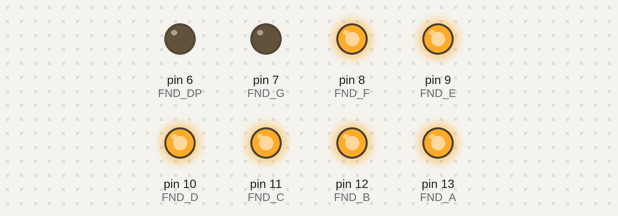
A sketch run on a simulated Arduino Uno, built with avr-gcc and run on an emulated ATmega328P. Shown: output pins drawn as LEDs (lit = HIGH).

Above: at 0.2 s.
At 1.7 s:
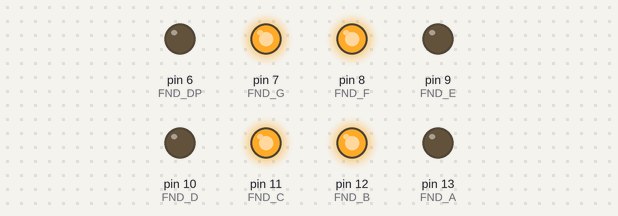
At 2.2 s:
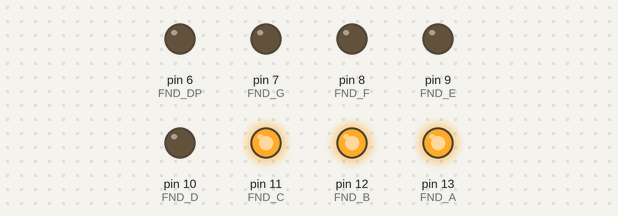
At 4.7 s:
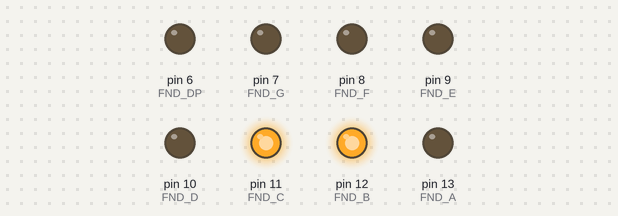
Timing chart, 0 to 6.3 s (numbered marks = the images above):
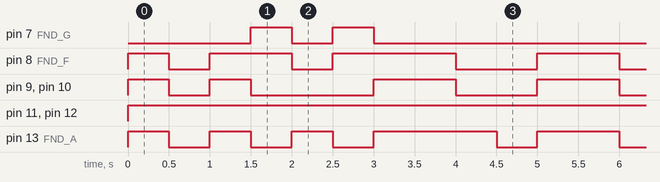

Measured:
- by itself, pin 7 (FND_G): repeats every 5.5 s: LOW 0.50 s, HIGH 0.50 s, LOW 4.0 s, HIGH 0.50 s
- by itself, pin 8 (FND_F): repeats every 5.5 s: LOW 0.50 s, HIGH 1.0 s, LOW 0.50 s, HIGH 1.5 s, LOW 1.0 s, HIGH 1.0 s
- by itself, pin 9 (FND_E), pin 10 (FND_D): repeats every 5.5 s: LOW 0.50 s, HIGH 0.50 s, LOW 1.5 s, HIGH 1.0 s, LOW 1.0 s, HIGH 1.0 s
- by itself, pin 11 (FND_C), pin 12 (FND_B): LOW → HIGH at 0.00 s
- by itself, pin 13 (FND_A): repeats every 5.5 s: 2 × (LOW 0.50 s, HIGH 0.50 s), LOW 0.50 s, HIGH 1.5 s, LOW 0.50 s, HIGH 1.0 s

The sketch:

FND_PhoneNumber2.ino
```cpp
int FND_A = 13;
int FND_B = 12;
int FND_C = 11;
int FND_D = 10;
int FND_E = 9;
int FND_F = 8;
int FND_G = 7;
int FND_DP = 6;


void setup() {
  Serial.begin(9600);
  pinMode(FND_A, OUTPUT);
  pinMode(FND_B, OUTPUT);
  pinMode(FND_C, OUTPUT);
  pinMode(FND_D, OUTPUT);
  pinMode(FND_E, OUTPUT);
  pinMode(FND_F, OUTPUT);
  pinMode(FND_G, OUTPUT);
  pinMode(FND_DP, OUTPUT);
}

void loop() {
  FND(1,1,1,1,1,1,0,0); //0
  delay(500);
  FND(0,1,1,0,0,0,0,0); //1
  delay(500);
  FND(1,1,1,1,1,1,0,0); //0
  delay(500);
  FND(0,1,1,0,0,1,1,0); //4
  delay(500);
  FND(1,1,1,0,0,0,0,0); //7
  delay(500);
  FND(0,1,1,0,0,1,1,0); //4
  delay(500);
  FND(1,1,1,1,1,1,0,0); //0
  delay(500);
  FND(1,1,1,1,1,1,0,0); //0
  delay(500);
  FND(1,1,1,0,0,0,0,0); //7
  delay(500);
  FND(0,1,1,0,0,0,0,0); //1
  delay(500);
  FND(1,1,1,1,1,1,0,0); //0
  delay(500);
}

void FND(int A , int B , int C , int D , int E , int F , int G , int DP){
  digitalWrite(FND_A,A);
  digitalWrite(FND_B,B);
  digitalWrite(FND_C,C);
  digitalWrite(FND_D,D);
  digitalWrite(FND_E,E);
  digitalWrite(FND_F,F);
  digitalWrite(FND_G,G);
  digitalWrite(FND_DP,DP);
}
```
